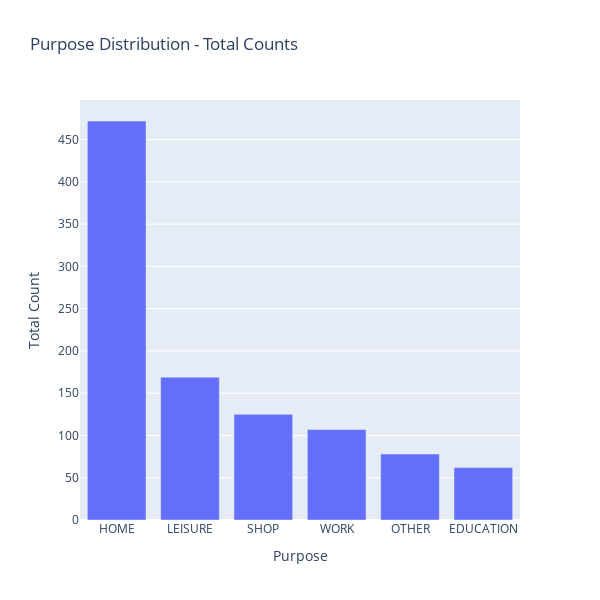
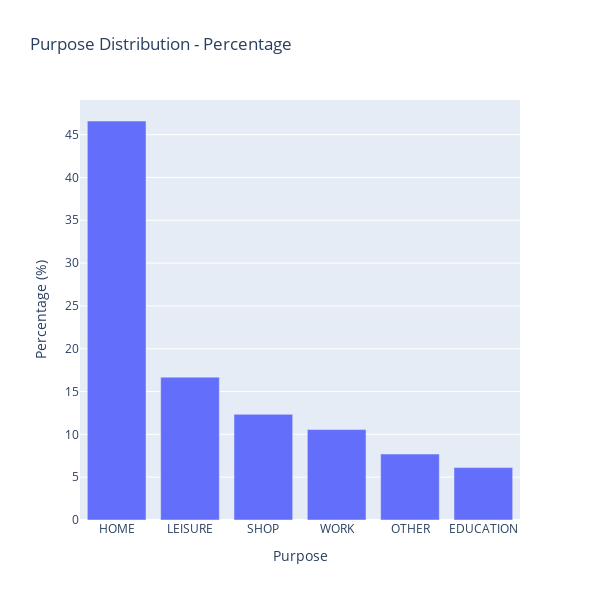

Write notebook code for charts like these, in order.
### Code cell
# Capitalize and remove underscores from purpose names
df_mz_trips['purpose'] = df_mz_trips['purpose'].str.replace('_', ' ').str.upper()

# Calculate total counts for each purpose
purpose_counts = df_mz_trips['purpose'].value_counts().reset_index()
purpose_counts.columns = ['Purpose', 'Count']

# Plot total counts
fig1 = px.bar(purpose_counts, x='Purpose', y='Count', title='Purpose Distribution - Total Counts',
              labels={'Count': 'Total Count', 'Purpose': 'Purpose'})
fig1.update_layout(width=600, height=600)
fig1.show()

# Calculate percentage distribution for each purpose
purpose_counts['Percentage'] = (purpose_counts['Count'] / purpose_counts['Count'].sum()) * 100

# Plot percentage distribution
fig2 = px.bar(purpose_counts, x='Purpose', y='Percentage', title='Purpose Distribution - Percentage',
              labels={'Percentage': 'Percentage (%)', 'Purpose': 'Purpose'})
fig2.update_layout(width=600, height=600)
fig2.show()

### Figure 1 — Plotly figure (JSON) as saved in the notebook; plotly's stock layout.template omitted (floating-point values rounded to 4 significant figures)
{"data": [{"alignmentgroup": "True", "hovertemplate": "Purpose=%{x}<br>Total Count=%{y}<extra></extra>", "legendgroup": "", "marker": {"color": "#636efa", "pattern": {"shape": ""}}, "name": "", "offsetgroup": "", "orientation": "v", "showlegend": false, "textposition": "auto", "type": "bar", "x": ["HOME", "LEISURE", "SHOP", "WORK", "OTHER", "EDUCATION"], "xaxis": "x", "y": [472, 169, 125, 107, 78, 62], "yaxis": "y"}], "layout": {"barmode": "relative", "height": 600, "legend": {"tracegroupgap": 0}, "title": {"text": "Purpose Distribution - Total Counts"}, "width": 600, "xaxis": {"anchor": "y", "domain": [0, 1], "title": {"text": "Purpose"}}, "yaxis": {"anchor": "x", "domain": [0, 1], "title": {"text": "Total Count"}}}}

### Figure 2 — Plotly figure (JSON) as saved in the notebook; plotly's stock layout.template omitted (floating-point values rounded to 4 significant figures)
{"data": [{"alignmentgroup": "True", "hovertemplate": "Purpose=%{x}<br>Percentage (%)=%{y}<extra></extra>", "legendgroup": "", "marker": {"color": "#636efa", "pattern": {"shape": ""}}, "name": "", "offsetgroup": "", "orientation": "v", "showlegend": false, "textposition": "auto", "type": "bar", "x": ["HOME", "LEISURE", "SHOP", "WORK", "OTHER", "EDUCATION"], "xaxis": "x", "y": [46.59, 16.68, 12.34, 10.56, 7.7, 6.12], "yaxis": "y"}], "layout": {"barmode": "relative", "height": 600, "legend": {"tracegroupgap": 0}, "title": {"text": "Purpose Distribution - Percentage"}, "width": 600, "xaxis": {"anchor": "y", "domain": [0, 1], "title": {"text": "Purpose"}}, "yaxis": {"anchor": "x", "domain": [0, 1], "title": {"text": "Percentage (%)"}}}}
